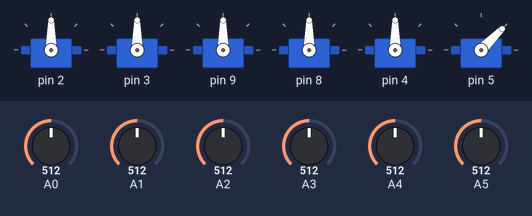
Bench run of a sketch on a simulated Arduino Uno, built with avr-gcc and run on an emulated ATmega328P. Shown: 6 × servo. Inputs (shaded band) come from the test bench; at power-on: A0 = 512, A1 = 512, A2 = 512, A3 = 512, A4 = 512, A5 = 512.

Above: at 3.9 s.
4.0 s: A0 set to 426
5.5 s: A0 set to 400
At 6.0 s:
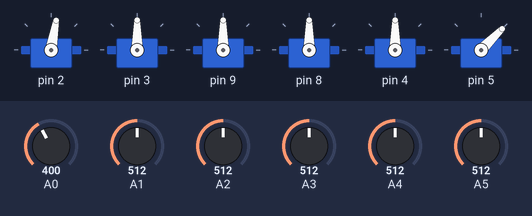
8.5 s: A1 set to 430
At 11.2 s:
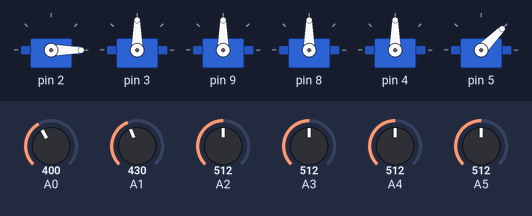
11.5 s: A1 set to 396
At 12.2 s:
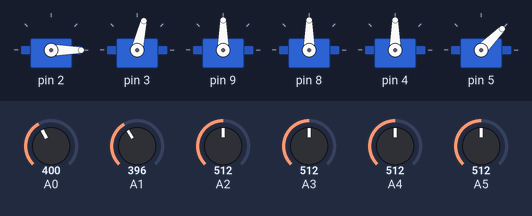
14.5 s: A2 set to 426
17.5 s: A2 set to 397
At 18.3 s:
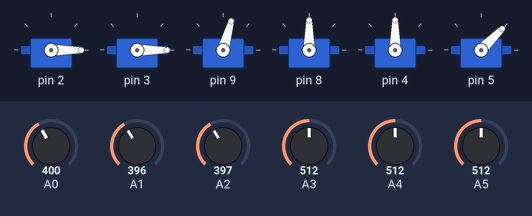
Timing chart, 0 to 21.5 s (numbered marks = the images above; inputs shaded):
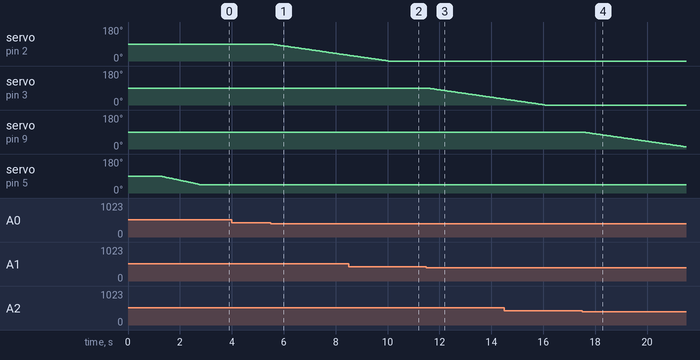

The sketch:

05_safe_start_joystick.ino
```cpp
// ============================================================
//  [05] 안전 시작(soft-start) 조이스틱 제어 — 시작 슬램/기어 파손 방지판
// ------------------------------------------------------------
//  [문제]  전원/업로드 순간 서보가 초기각으로 '전속력'으로 튀면서(슬램)
//          어깨(2번)가 전체 무게+중력+운동에너지를 받아 기어가 상한다.
//
//  [이 코드의 대책]
//   ① 서보를 한 개씩 순차 연결(동시 인러시 전류 → 브라운아웃 슬램 완화)
//   ② 초기각까지 '천천히(1도씩)' 이동(softStart)
//   ③ 평소 조작도 1도씩만 움직여 급가속 방지
//
//  [함께 지켜야 효과 큼 — 하드웨어]
//   · 전원 켜기 전, 팔을 홈 자세(대략 90도) 근처로 접어 둔다.
//   · 서보 전원은 외부 전원(5~6V, 2~3A↑) + 아두이노와 공통 GND.
//   · 어깨(2번)는 카운터밸런스(고무줄/스프링) 또는 메탈기어 서보 권장.
//  ※ 피드백 없는 서보 특성상 '연결 순간의 90도 잡기'는 완전히 없앨 수 없다.
//     → 팔을 90도 근처로 두고 시작하면 그 순간 움직임이 가장 작다.
// ============================================================

#include <Servo.h>

const int SERVOS = 6;
int PIN[SERVOS], MIN[SERVOS], MAX[SERVOS], INITANGLE[SERVOS], ANA[SERVOS];
int currentAngle[SERVOS];
Servo myservo[SERVOS];

void setup() {
  //          핀   최소   최대    시작각   조이스틱
  PIN[0] = 2;  MIN[0] = 0; MAX[0] = 180; INITANGLE[0] = 90; ANA[0] = 0; // 1번
  PIN[1] = 3;  MIN[1] = 0; MAX[1] = 180; INITANGLE[1] = 90; ANA[1] = 1; // 2번(어깨)
  PIN[2] = 9;  MIN[2] = 0; MAX[2] = 180; INITANGLE[2] = 90; ANA[2] = 2; // 3번
  PIN[3] = 8;  MIN[3] = 0; MAX[3] = 180; INITANGLE[3] = 90; ANA[3] = 3; // 4번
  PIN[4] = 4;  MIN[4] = 0; MAX[4] = 180; INITANGLE[4] = 90; ANA[4] = 4; // 5번
  PIN[5] = 5;  MIN[5] = 0; MAX[5] = 90;  INITANGLE[5] = 45; ANA[5] = 5; // 6번 그리퍼

  softStart();   // ★ 급출발 대신 부드럽게 시작
}

void loop() {
  delay(50);
  for (int i = 0; i < SERVOS; i++) {
    int value = analogRead(ANA[i]);          // 조이스틱 값(0~1023)
    currentAngle[i] = myservo[i].read();     // 현재 각도

    if (value > 612) {                       // 한쪽 → +1도
      if (currentAngle[i] < MAX[i]) myservo[i].write(++currentAngle[i]);
    } else if (value < 412) {                // 반대 → -1도
      if (currentAngle[i] > MIN[i]) myservo[i].write(--currentAngle[i]);
    }
    // 412~612(가운데)는 멈춤
  }
}

// ------------------------------------------------------------
//  softStart() : 슬램 없이 부드럽게 초기 자세로 진입
//   1) 서보를 한 개씩 순차 연결(중간에 delay → 동시 전류 급증 방지)
//   2) 모든 축을 90도에서 초기각까지 100단계에 걸쳐 천천히 이동
// ------------------------------------------------------------
void softStart() {
  const int FROM = 90;                       // 서보 기본 펄스 ≈ 90도로 가정

  for (int i = 0; i < SERVOS; i++) {         // ① 순차 연결
    myservo[i].attach(PIN[i]);
    myservo[i].write(FROM);                  // 우선 90도로 잡아 둔다
    currentAngle[i] = FROM;
    delay(150);                              // 한 개씩 → 전류 몰림/슬램 완화
  }
  delay(300);

  for (int step = 0; step <= 100; step++) {  // ② 초기각까지 서서히(≈1.7초)
    for (int i = 0; i < SERVOS; i++) {
      int a = FROM + (INITANGLE[i] - FROM) * step / 100;
      myservo[i].write(a);
      currentAngle[i] = a;
    }
    delay(15);
  }
}
```

Measured:
- the behaviour switches between 412 and 411 on A1 (found by bisection; images 2 and 3)
- the behaviour switches between 412 and 411 on A2 (found by bisection; images 3 and 4)
- after the input at 4.0 s, every drawn part: stays the same
- after the input at 5.5 s, servo on pin 2: moves from 90° to 31° over 2.9 s, starting at once
- after the input at 11.5 s, servo on pin 3: moves from 90° to 31° over 2.9 s, starting after 0.05 s
- after the input at 17.5 s, servo on pin 9: moves from 90° to 11° over 4.0 s, starting at once
